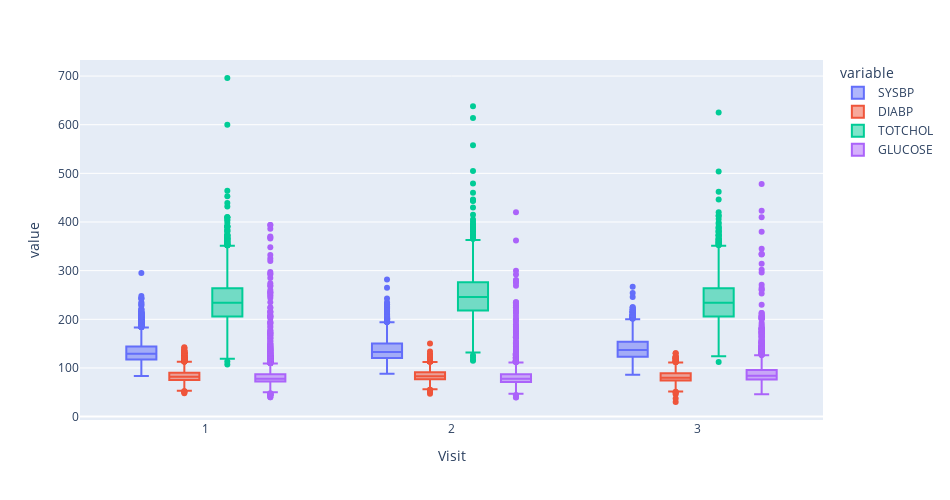

The notebook cell saved with this chart:
### Markdown cell above
The next block shows the distribution of several variables, including Systolic Blood Pressure (SYSBP), Diastolic Blood Pressure (DIABP), Serum Total Cholesterol (TOTCHOL), and Casual Serum Glucose (GLUCOSE), at three visits.

### Code cell
# boxplot of few risk factors at three visits
rf_fig2 =  px.box(data_frame=rf_df_melt.loc[rf_df_melt['variable'].isin(['SYSBP', 'DIABP',
                                                                         'TOTCHOL','GLUCOSE']),],
                 x='PERIOD', y='value', width=950, height=500, color='variable')
rf_fig2.for_each_annotation(lambda a: a.update(text=a.text.split("=")[-1]))
rf_fig2.update_xaxes(title="Visit")
rf_fig2.show()

### Figure 1 — Plotly figure (JSON) as saved in the notebook; plotly's stock layout.template omitted (floating-point values rounded to 4 significant figures; data arrays with more than 128 entries replaced by an {"elided": "..."} marker saying what was removed)
{"data": [{"alignmentgroup": "True", "hovertemplate": "variable=SYSBP<br>PERIOD=%{x}<br>value=%{y}<extra></extra>", "legendgroup": "SYSBP", "marker": {"color": "#636efa"}, "name": "SYSBP", "notched": false, "offsetgroup": "SYSBP", "orientation": "v", "showlegend": true, "type": "box", "x": {"elided": "11627 int values"}, "x0": " ", "xaxis": "x", "y": {"elided": "11627 float values"}, "y0": " ", "yaxis": "y"}, {"alignmentgroup": "True", "hovertemplate": "variable=DIABP<br>PERIOD=%{x}<br>value=%{y}<extra></extra>", "legendgroup": "DIABP", "marker": {"color": "#EF553B"}, "name": "DIABP", "notched": false, "offsetgroup": "DIABP", "orientation": "v", "showlegend": true, "type": "box", "x": {"elided": "11627 int values"}, "x0": " ", "xaxis": "x", "y": {"elided": "11627 float values"}, "y0": " ", "yaxis": "y"}, {"alignmentgroup": "True", "hovertemplate": "variable=TOTCHOL<br>PERIOD=%{x}<br>value=%{y}<extra></extra>", "legendgroup": "TOTCHOL", "marker": {"color": "#00cc96"}, "name": "TOTCHOL", "notched": false, "offsetgroup": "TOTCHOL", "orientation": "v", "showlegend": true, "type": "box", "x": {"elided": "11627 int values"}, "x0": " ", "xaxis": "x", "y": {"elided": "11627 int values"}, "y0": " ", "yaxis": "y"}, {"alignmentgroup": "True", "hovertemplate": "variable=GLUCOSE<br>PERIOD=%{x}<br>value=%{y}<extra></extra>", "legendgroup": "GLUCOSE", "marker": {"color": "#ab63fa"}, "name": "GLUCOSE", "notched": false, "offsetgroup": "GLUCOSE", "orientation": "v", "showlegend": true, "type": "box", "x": {"elided": "11627 int values"}, "x0": " ", "xaxis": "x", "y": {"elided": "11627 int values"}, "y0": " ", "yaxis": "y"}], "layout": {"boxmode": "group", "height": 500, "legend": {"title": {"text": "variable"}, "tracegroupgap": 0}, "margin": {"t": 60}, "width": 950, "xaxis": {"anchor": "y", "domain": [0, 1], "title": {"text": "Visit"}}, "yaxis": {"anchor": "x", "domain": [0, 1], "title": {"text": "value"}}}}
